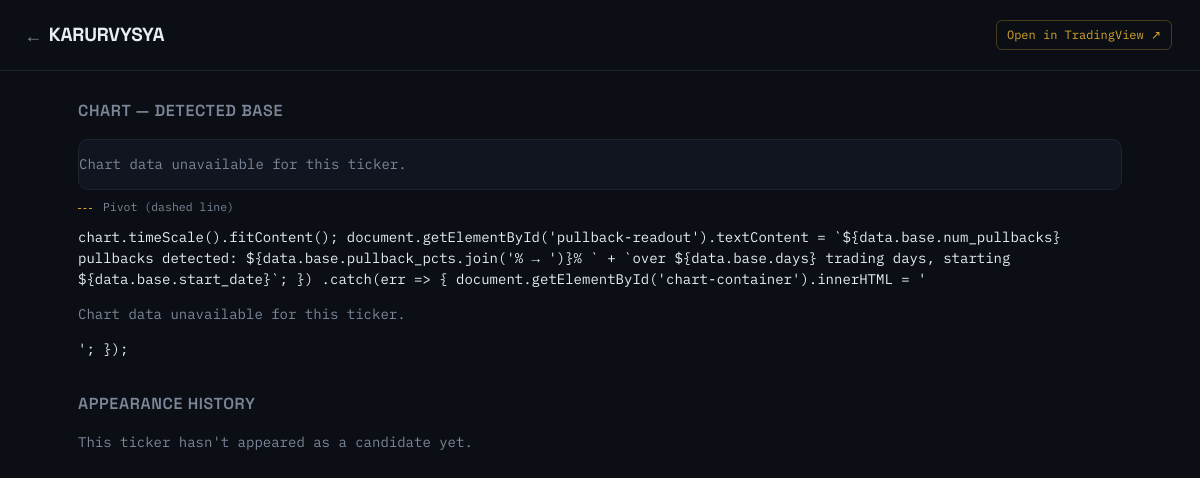
Before: /ticker/KARURVYSYA.NS with the older database file.
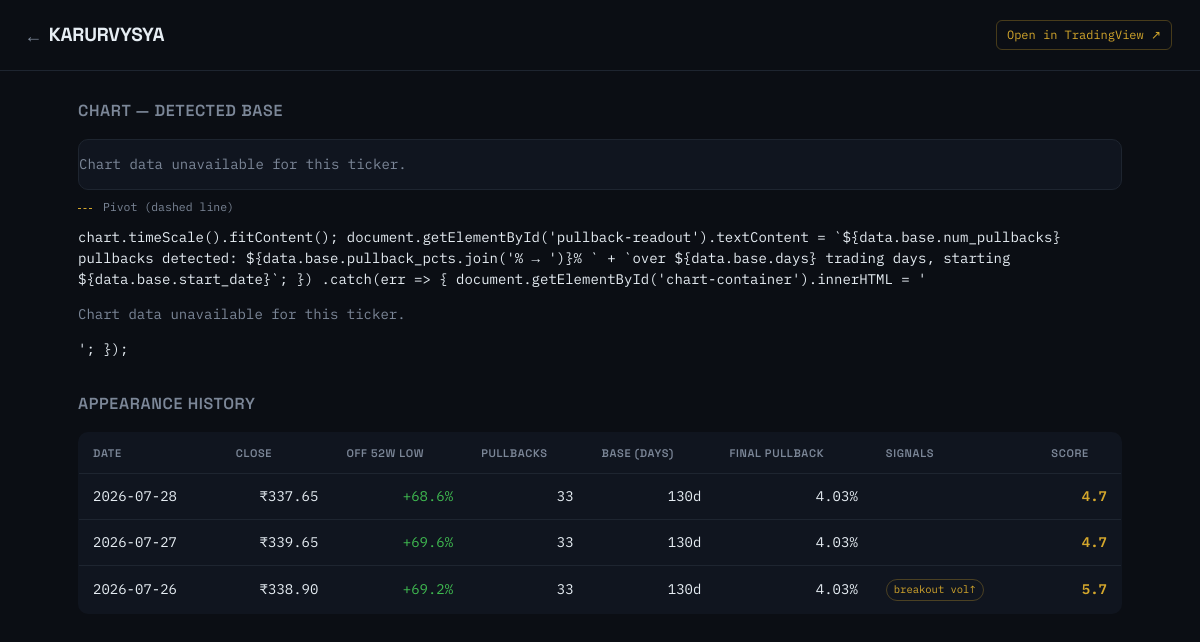
After: the same page with the newer database file.
### tables this page shows
CREATE TABLE scans (
            id INTEGER PRIMARY KEY AUTOINCREMENT,
            scan_date TEXT NOT NULL,
            ticker TEXT NOT NULL,
            close REAL,
            pct_above_52w_low REAL,
            last_pullback_pct REAL,
            volume_contracting INTEGER,
            near_recent_high INTEGER,
            extended_avoid_entry INTEGER,
            sma10 REAL, sma20 REAL, sma50 REAL, sma200 REAL,
            score REAL,
            details TEXT, base_days INTEGER, num_pullbacks INTEGER, pivot_price REAL, atr_contracting INTEGER, volume_dryup INTEGER, breakout_vol_expansion INTEGER, rs_near_high INTEGER,
            UNIQUE(scan_date, ticker)
        );

### app.py (the view)
@app.route("/ticker/<ticker>")
def ticker_history(ticker):
    history = screener.get_ticker_history(ticker)
    symbol = ticker.replace(".NS", "")
    chart_json_path = DOCS_DIR / "chart-data" / f"{ticker}.json"
    return render_template(
        "ticker.html", ticker=ticker, history=history.to_dict(orient="records"),
        home_url="/", css_url="/static/style.css",
        tradingview_url=f"https://www.tradingview.com/chart/?symbol=NSE:{symbol}",
        chart_data_url=f"/chart-data/{ticker}.json",
        has_chart=chart_json_path.exists(),
    )

### screener.py (called while the page is built)
def get_ticker_history(ticker: str, limit: int = 60) -> pd.DataFrame:
    conn = sqlite3.connect(DB_PATH)
    df = pd.read_sql_query(
        "SELECT * FROM scans WHERE ticker = ? ORDER BY scan_date DESC LIMIT ?",
        conn, params=(ticker, limit)
    )
    conn.close()
    return df

### templates/ticker.html (shortened to what this page needs)
<!DOCTYPE html>
<html lang="en">
<head>
<link rel="stylesheet" href="{{ css_url }}">
</head>
<body>
<header class="topbar">
  <div class="brand">
    <a href="{{ home_url }}" class="back-link">←</a>
    <span class="brand-name">{{ ticker.replace('.NS','') }}</span>
  </div>
  <div class="topbar-meta">
    <a href="{{ tradingview_url }}" target="_blank" rel="noopener" class="tv-link">Open in TradingView ↗</a>
  </div>
</header>
<main>
  {% if has_chart %}<h2 class="section-title">Chart — detected base</h2>
  <div id="chart-container" class="chart-container"></div>
  <p class="chart-legend">
    <span class="legend-dot legend-amber"></span> Pivot (dashed line)
  </p>
        chart.timeScale().fitContent();
        document.getElementById('pullback-readout').textContent =
          `${data.base.num_pullbacks} pullbacks detected: ${data.base.pullback_pcts.join('% → ')}% ` +
          `over ${data.base.days} trading days, starting ${data.base.start_date}`;
      })
      .catch(err => {
        document.getElementById('chart-container').innerHTML =
          '<p class="muted">Chart data unavailable for this ticker.</p>';
      });
  {% endif %}
  <h2 class="section-title" style="margin-top: 32px;">Appearance history</h2>
  {% if not history %}
    <p class="muted">This ticker hasn't appeared as a candidate yet.</p>
  {% else %}
  <table class="board">
    <thead>
      <tr>
        <th>Date</th><th class="col-num">Close</th><th class="col-num">Off 52w Low</th>
        <th class="col-num">Pullbacks</th><th class="col-num">Base (days)</th>
        <th class="col-num">Final Pullback</th><th class="col-flags">Signals</th><th class="col-num">Score</th>
      </tr>
    </thead>
    <tbody>
      {% for h in history %}
      <tr>
        <td class="mono">{{ h.scan_date }}</td>
        <td class="col-num mono">₹{{ '%.2f'|format(h.close) }}</td>
        <td class="col-num mono gain">+{{ h.pct_above_52w_low }}%</td>
        <td class="col-num mono">{{ h.num_pullbacks }}</td>
        <td class="col-num mono">{{ h.base_days }}d</td>
        <td class="col-num mono">{{ h.last_pullback_pct }}%</td>
        <td class="col-flags">
          {% if h.breakout_vol_expansion %}<span class="pill pill-high">breakout vol↑</span>{% endif %}
        </td>
        <td class="col-num mono score">{{ '%.1f'|format(h.score) }}</td>
      </tr>
      {% endfor %}
    </tbody>
  </table>
  {% endif %}
</main>
</body>
</html>

Changed rows visible on the page:
added scans: scan_date "2026-07-28", close "337.65", pct_above_52w_low "68.6", num_pullbacks "33", base_days "130", last_pullback_pct "4.03", score "4.7"
added scans: scan_date "2026-07-27", close "339.65", pct_above_52w_low "69.6", num_pullbacks "33", base_days "130", last_pullback_pct "4.03", score "4.7"
added scans: scan_date "2026-07-26", close "338.90", pct_above_52w_low "69.2", num_pullbacks "33", base_days "130", last_pullback_pct "4.03", breakout_vol_expansion "breakout vol↑", score "5.7"
Other visible differences:
text no longer shown: "This ticker hasn't appeared as a candidate yet."
text now shown: "DATE CLOSE OFF 52W LOW PULLBACKS BASE (DAYS) FINAL PULLBACK SIGNALS SCORE"
